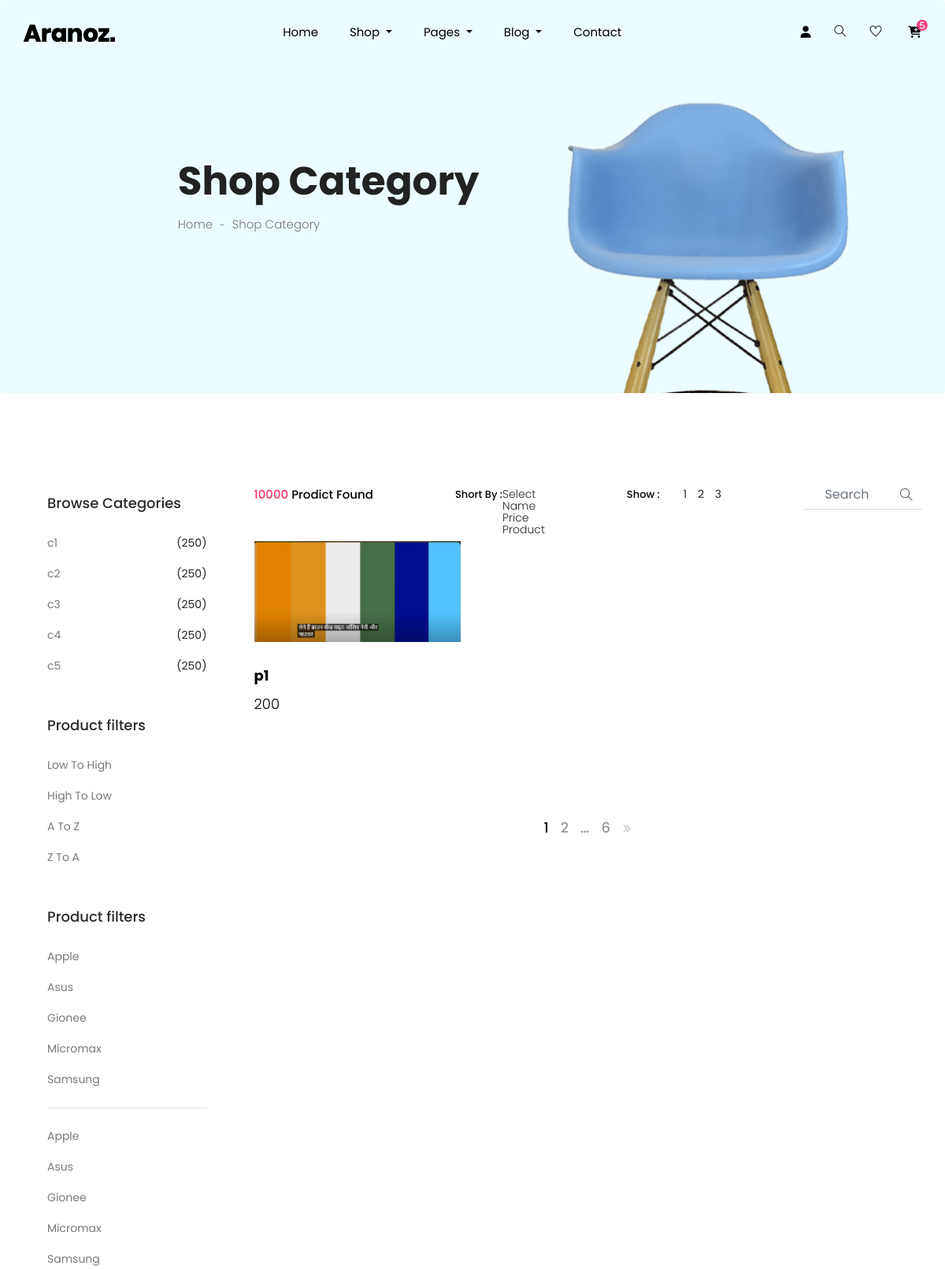
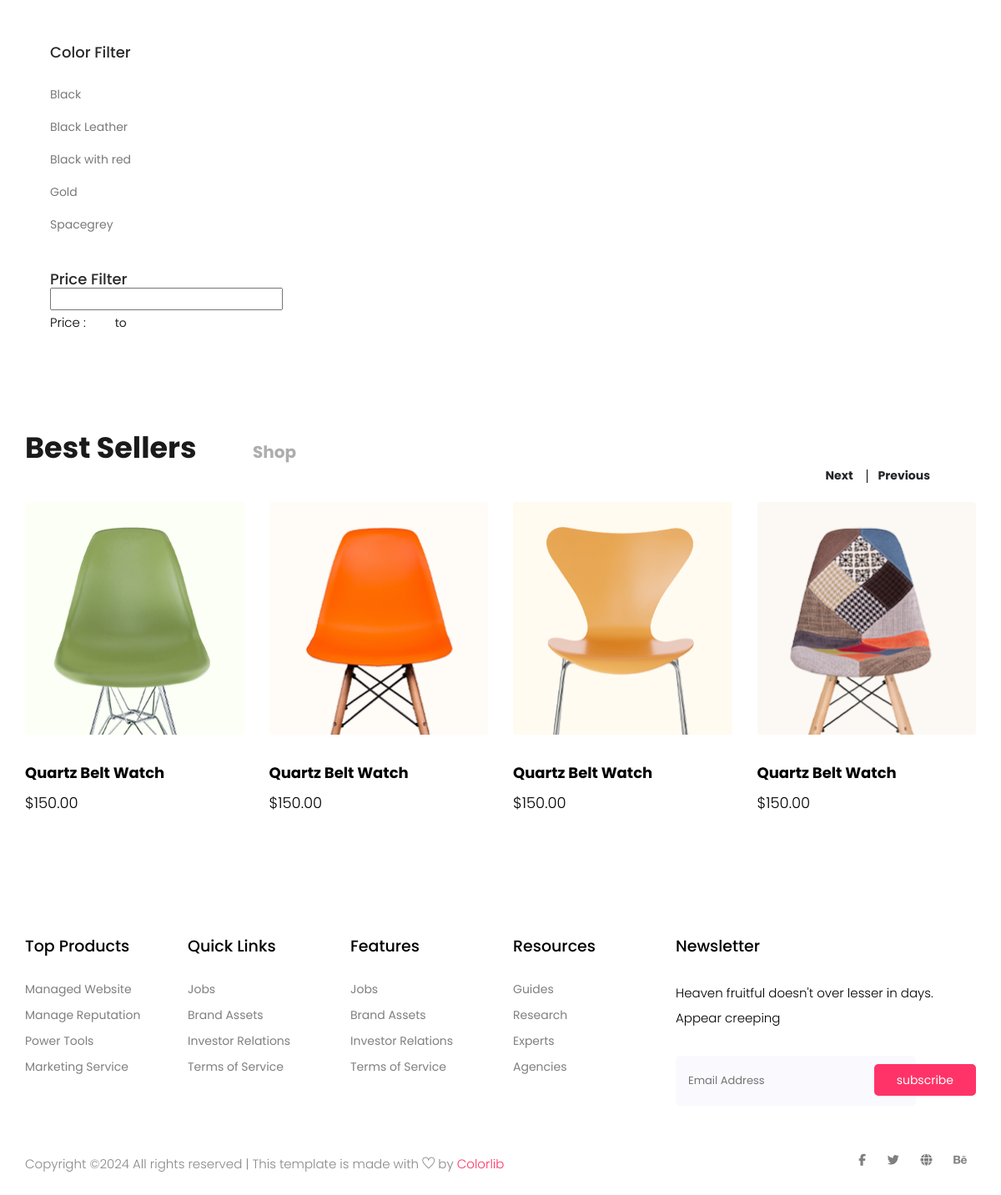
The page /category on the database its author committed (2 pictures, top to bottom).
### shop/models.py (models this page shows, shortened)
class main_Category(models.Model):
    category_name=models.CharField(max_length=20)

class product(models.Model):
    name=models.CharField(max_length=100,null=False)
    price=models.IntegerField(null=False)
    image=models.ImageField(upload_to="img",null=False)
    category=models.ForeignKey(main_Category,on_delete=models.CASCADE , null=True,blank=True)
    def __str__(self) -> str:
        return self.name

### shop/views.py (the view)
# urls.py: path('category', views.category, name='category'),
def category(request):
        pid=product.objects.all()
        mid=main_Category.objects.all()
        p1=product.objects.all()#[0:1]
        p1=random.choices(p1,k=4)
        print("dfsghdfshjdfsf",p1)
        l1=[]
        if "email" in request.session:
            uid=user.objects.get(email=request.session["email"])
            wid=add_wishlist.objects.filter(user=uid)
            for i in wid:
                l1.append(i.product.id)
        c_id=request.GET.get("c_id")
        lth=request.GET.get("lth")
        htl=request.GET.get("htl")
        atz=request.GET.get("atz")
        zta=request.GET.get("zta")
        if c_id:
            pid=product.objects.filter(category=c_id)
        elif lth:
            pid=product.objects.order_by("price")
        elif htl:
            pid=product.objects.order_by("-price")
        elif atz:
            pid=product.objects.order_by("name")
        elif zta:
            pid=product.objects.order_by("-name")
        else:
            pid=product.objects.all()
        paginator=Paginator(pid,1)
        page_number=request.GET.get("page",1)
        pid=paginator.get_page(page_number)
        elided=paginator.get_elided_page_range(page_number,on_each_side=1,on_ends=1)
        con={"pid":pid,"mid":mid,"l1":l1,"elided":elided}
        return render(request,'category.html',con)

### shop/templates/category.html (shortened to what this page needs)
{% extends 'index.html' %}
{% load static %}
    {% block content %}
    <section class="breadcrumb breadcrumb_bg">
        <div class="container">
            <div class="row justify-content-center">
                <div class="col-lg-8">
                    <div class="breadcrumb_iner">
                        <div class="breadcrumb_iner_item">
                            <h2>Shop Category</h2>
                            <p>Home <span>-</span> Shop Category</p>
                        </div>
                    </div>
                </div>
            </div>
        </div>
    </section>
    <section class="cat_product_area section_padding">
        <div class="container">
            <div class="row">
                <div class="col-lg-3">
                    <div class="left_sidebar_area">
                        <aside class="left_widgets p_filter_widgets">
                            <div class="l_w_title">
                                <h3>Browse Categories</h3>
                            </div>
                            <div class="widgets_inner">
                                <ul class="list">
                                    {% for i in mid %}
                                    <li>
                                        <a href="/category?c_id={{i.id}}">{{i.category_name}}</a>
                                        <span>(250)</span>
                                    </li>
                                    {% endfor %}
                                </ul>
                            </div>
                        </aside>
                        <aside class="left_widgets p_filter_widgets">
                            <div class="l_w_title">
                                <h3>Product filters</h3>
                            </div>
                            <div class="widgets_inner">
                                <ul class="list">
                                    <li>
                                        <a href="/category?lth=lth">Low To High</a>
                                    </li>
                                    <li>
                                        <a href="/category?htl=htl">High To Low</a>
                                    </li>
                                    <li class="active">
                                        <a href="/category?atz=atz">A To Z</a>
                                    </li>
                                    <li>
                                        <a href="/category?zta=zta">Z To A</a>
                                    </li>
                                </ul>
                            </div>
                        </aside>
                        <aside class="left_widgets p_filter_widgets">
                            <div class="l_w_title">
                                <h3>Product filters</h3>
                            </div>
                            <div class="widgets_inner">
                                <ul class="list">
                                    <li>
                                        <a href="#">Apple</a>
                                    </li>
                                    <li>
                                        <a href="#">Asus</a>
                                    </li>
                                    <li class="active">
                                        <a href="#">Gionee</a>
                                    </li>
                                    <li>
                                        <a href="#">Micromax</a>
                                    </li>
                                    <li>
                                        <a href="#">Samsung</a>
                                    </li>
                                </ul>
                                <ul class="list">
                                    <li>
                                        <a href="#">Apple</a>
                                    </li>
                                    <li>
                                        <a href="#">Asus</a>
                                    </li>
                                    <li class="active">
                                        <a href="#">Gionee</a>
                                    </li>
                                    <li>
                                        <a href="#">Micromax</a>
                                    </li>
                                    <li>
                                        <a href="#">Samsung</a>
                                    </li>
                                </ul>
                            </div>
                        </aside>
                        <aside class="left_widgets p_filter_widgets">
                            <div class="l_w_title">
                                <h3>Color Filter</h3>
                            </div>
                            <div class="widgets_inner">
                                <ul class="list">
                                    <li>
                                        <a href="#">Black</a>
                                    </li>
                                    <li>
                                        <a href="#">Black Leather</a>
                                    </li>
                                    <li class="active">
                                        <a href="#">Black with red</a>
                                    </li>
                                    <li>
                                        <a href="#">Gold</a>
                                    </li>
                                    <li>
                                        <a href="#">Spacegrey</a>
                                    </li>
                                </ul>
                            </div>
                        </aside>
                        <aside class="left_widgets p_filter_widgets price_rangs_aside">
                            <div class="l_w_title">
                                <h3>Price Filter</h3>
                            </div>
                            <div class="widgets_inner">
                                <div class="range_item">
                                    <input type="text" class="js-range-slider" value="" />
                                    <div class="d-flex">
                                        <div class="price_text">
                                            <p>Price :</p>
                                        </div>
                                        <div class="price_value d-flex justify-content-center">
                                            <input type="text" class="js-input-from" id="amount" readonly />
                                            <span>to</span>
                                            <input type="text" class="js-input-to" id="amount" readonly />
                                        </div>
                                    </div>
                                </div>
                            </div>
                        </aside>
                    </div>
                </div>
                <div class="col-lg-9">
                    <div class="row">
                        <div class="col-lg-12">
                            <div class="product_top_bar d-flex justify-content-between align-items-center">
                                <div class="single_product_menu">
                                    <p><span>10000 </span> Prodict Found</p>
                                </div>
                                <div class="single_product_menu d-flex">
                                    <h5>short by : </h5>
                                </div>
                                <div class="single_product_menu d-flex">
                                    <h5>show :</h5>
                                    <div class="top_pageniation">
                                        <ul>
                                            <li>1</li>
                                            <li>2</li>
                                            <li>3</li>
                                        </ul>
                                    </div>
                                </div>
                                <form method="post" action="{% url 'search' %}">
                                    <div class="single_product_menu d-flex">
                                        <div class="input-group">
                                            <input type="text" name="search" class="form-control" placeholder="search"
                                                aria-describedby="inputGroupPrepend">
                                            <div class="input-group-prepend">
                                                <span class="input-group-text" id="inputGroupPrepend"><i
                                                        class="ti-search"></i></span>
                                            </div>
                                        </div>
                                    </div>
                                </form>
                            </div>
                        </div>
                    </div>
                    <div class="row align-items-center latest_product_inner">
                        {% for i in pid %}
                        <div class="col-lg-4 col-sm-6">
                            <div class="single_product_item">
                                <a href="{% url 'single_product' i.id %}">
                                    <img src="{{ i.image.url }}" alt="{{ i.image.description }}">
                                </a>
                                <div class="single_product_text">
                                    <h4>{{i.name}}</h4>
                                    <h3>{{i.price}}</h3>
                                </div>
                            </div>
                        </div>
                        {% endfor %}
                        <div class="col-lg-12">
                            <div class="pageination">
                                <nav aria-label="Page navigation example">
                                    <ul class="pagination justify-content-center">
                                        {% for i in elided %}
                                        {% if i == "..." %}
                                        <li class="page-item "><a class="page-link" style="color: black;" href="">...</a></li>
                                        {% elif pid.number == i %}
                                        <li class="page-item "><a class="page-link" style="color: black;" href="category?page={{i}}">{{i}}</a></li>
                                        {% else %}
                                        <li class="page-item "><a class="page-link"  href="category?page={{i}}">{{i}}</a></li>
                                        {% endif %}
                                        {% endfor %}
                                        {% if pid.has_next %}
                                        <li class="page-item">
                                            <a class="page-link" href="/category?page={{pid.next_page_number}}" aria-label="Next">
                                                <i class="ti-angle-double-right"></i>
                                            </a>
                                        </li>
                                        {% endif %}
                                    </ul>
                                </nav>
                            </div>
                        </div>
                    </div>
                </div>
            </div>
        </div>
    </section>
    <section class="product_list best_seller">
        <div class="container">
            <div class="row justify-content-center">
                <div class="col-lg-12">
                    <div class="section_tittle text-center">
                        <h2>Best Sellers <span>shop</span></h2>
                    </div>
                </div>
            </div>
            <div class="row align-items-center justify-content-between">
                <div class="col-lg-12">
                    <div class="best_product_slider owl-carousel">
                        <div class="single_product_item">
                            <img src="{% static 'img/product/product_1.png' %}" alt="">
                            <div class="single_product_text">
                                <h4>Quartz Belt Watch</h4>
                                <h3>$150.00</h3>
                            </div>
                        </div>
                        <div class="single_product_item">
                            <img src="{% static 'img/product/product_2.png' %}" alt="">
                            <div class="single_product_text">
                                <h4>Quartz Belt Watch</h4>
                                <h3>$150.00</h3>
                            </div>
                        </div>
                        <div class="single_product_item">
                            <img src="{% static 'img/product/product_3.png' %}" alt="">
                            <div class="single_product_text">
                                <h4>Quartz Belt Watch</h4>
                                <h3>$150.00</h3>
                            </div>
                        </div>
                        <div class="single_product_item">
                            <img src="{% static 'img/product/product_4.png' %}" alt="">
                            <div class="single_product_text">
                                <h4>Quartz Belt Watch</h4>
                                <h3>$150.00</h3>
                            </div>
                        </div>
                    </div>
                </div>
            </div>
        </div>
    </section>
    {% endblock %}

### rows shown on the page
main_Category: category_name "c1"
main_Category: category_name "c2"
main_Category: category_name "c3"
main_Category: category_name "c4"
main_Category: category_name "c5"
product: image (picture), name "p1", price "200"

### other values the page prints
{{ i }} "1"
{{ i }} "2" "…" "6"
